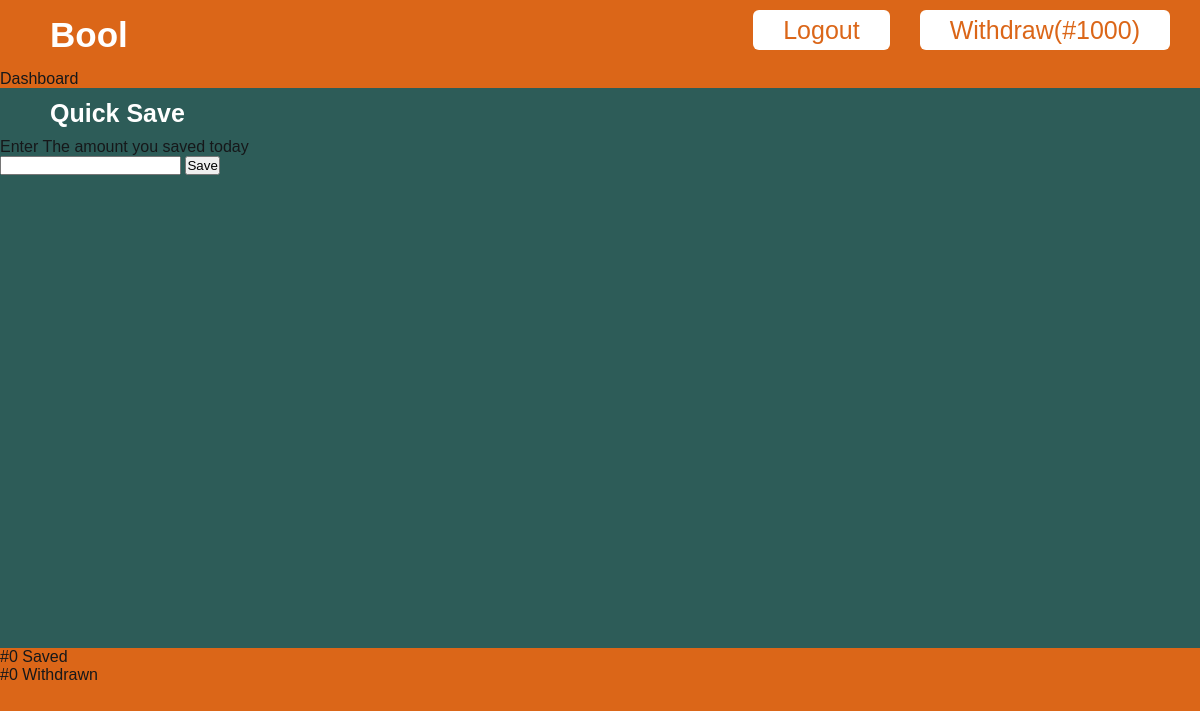
Before: /dashboard (signed in) with the older database file.
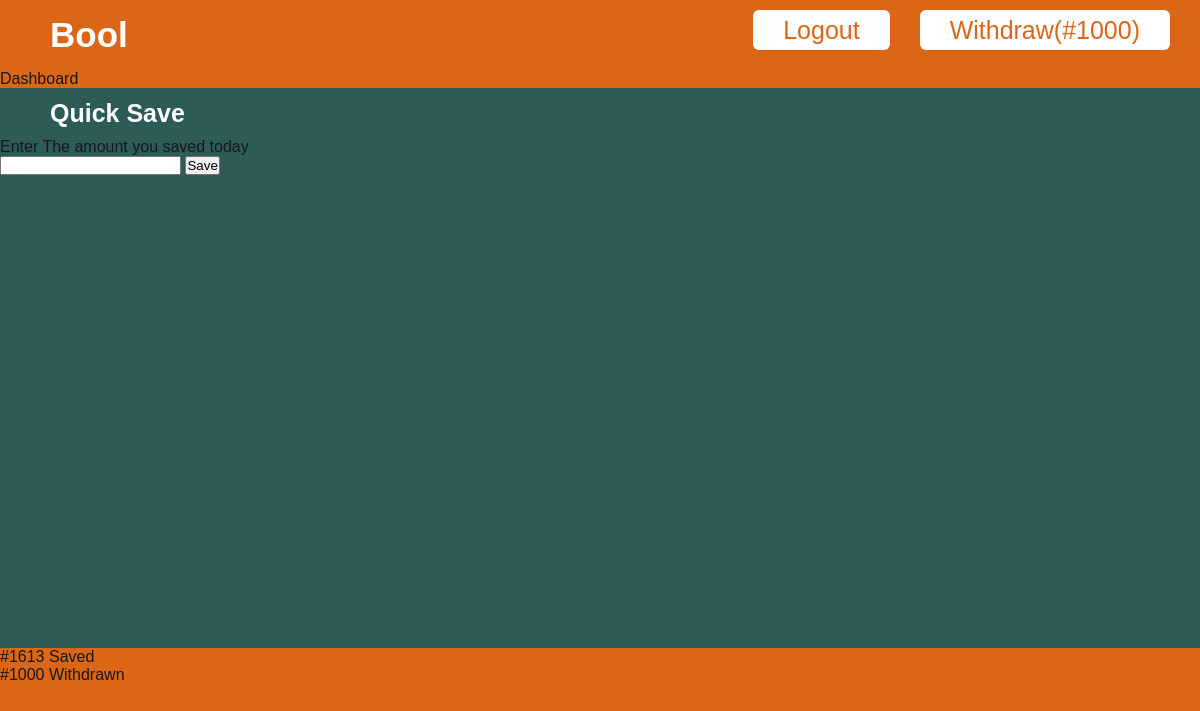
After: the same page with the newer database file.
### app/models.py (models this page shows, shortened)
class User(UserMixin, db.Model):
    __tablename__ = 'users'
    id = db.Column(db.Integer, primary_key=True)
    email = db.Column(db.String(64), unique=True, index=True)
    password_hash = db.Column(db.String(128))
    phone = db.Column(db.Integer)
    confirmed = db.Column(db.Boolean, default=False)
    fullname = db.Column(db.String(64))
    location = db.Column(db.String(64))
    acc_id = db.Column(db.Integer)
    is_admin = db.Column(db.Boolean, default=False)
    account_name = db.Column(db.String(64))
    account_number = db.Column(db.Integer)
    plans = db.Column(db.String(64))
    dob = db.Column(db.String(64))
    occupation = db.Column(db.String(64))
    nationality = db.Column(db.String(64))
    state = db.Column(db.String(64))
    saved = db.Column(db.Integer, default=0)
    withdrawn = db.Column(db.Integer, default=0)
    name_nok = db.Column(db.String(64))
    phone_nok = db.Column(db.Integer)
    relationship = db.Column(db.String(64))
    email_nok = db.Column(db.String(64))
    location_nok = db.Column(db.String(64))

### app/main/mainapp.py (the view, shortened to what this page needs)
@main.route('/dashboard', methods=['GET',"POST"])
@login_required
def dashboard():
    saved = current_user.saved
    withdrawn = current_user.withdrawn
    data = {'saved': saved, 'withdrawn': withdrawn}
    return render_template('dash.html', data=data)

### app/models.py (called while the page is built)
@login_manager.user_loader
def load_user(user_id):
    return User.query.get(int(user_id))

### app/templates/dash.html (shortened to what this page needs)
<!DOCTYPE html>
<html>
    <head>
        <link rel="stylesheet" href="../static/css/dash.css" type='text/css' />
    </head>
    <body>
        <div class="top">
           <label class="logo">Bool</label>
            <a href="{{ url_for('.withd') }}">Withdraw(#1000)</a>
           <a href="{{ url_for('.logout') }}">Logout</a>
        </div>
        <div class="location">
            <label class="loc">Dashboard</label>
        </div>
        <div class="sn">
            <label class="snl">Quick Save</label>
            <form action="" method="POST">
                <p>Enter The amount you saved today</p>
                <input type="text", name="amount" id="amount">
                <button type="submit">Save</button>
            </form>
        </div>
        <div class="saved">
            <label class="amount">
                #{{ data['saved'] }}
            </label>
            <label class="title">Saved</label>
        </div>
    <div class="withdrawn">
            <label class="amount">
                #{{ data['withdrawn'] }}
            </label>
            <label class="title">Withdrawn</label>
        </div>
    </body>
</html>

### app/static/css/dash.css (style rules this page uses)
* { margin: 0; padding: 0; box-sizing: border-box; list-style: none; text-decoration: none; }
body { font-family: "Hind", sans-serif; color: rgb(22, 24, 26); background: rgb(219, 102, 24); }
div.top { width: 100%; height: 50px; margin: 10px 0; }
div.top label.logo { color: white; font-size: 35px; line-height: 50px; padding: 0 50px; font-weight: bold; }
div.top a { float: right; margin-right: 30px; color: rgb(219, 102, 24); font-size: 25px; line-height: 40px; padding: 0 30px; background: white; border-radius: 6px; }
div.sn { background: rgb(45, 92, 88); height: 70vh; }
div.sn label.snl { color: white; font-size: 25px; line-height: 50px; padding: 0 50px; font-weight: bold; }
div.sn form { width: 50%; }

Changed rows visible on the page:
now on this page (row edited): User: saved "1613", withdrawn "1000"
Other visible differences:
{{ data['saved'] }}: "0" → (not shown)
{{ data['withdrawn'] }}: "0" → (not shown)
